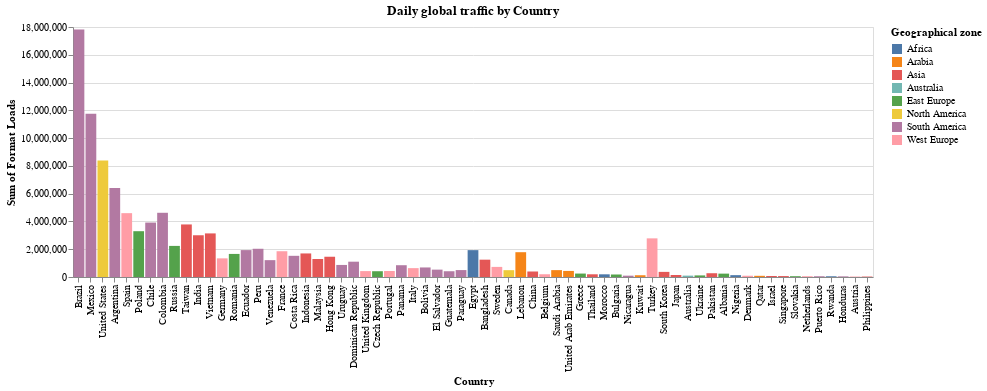

The cell this chart's notebook holds for it:
### Markdown cell above
#### ***TRAFFIC BY COUNTRY***

### Code cell
traffic_bycountry = alt.Chart(groupby_domains).mark_bar().encode(
    x=alt.X('Country', sort=alt.Sort(op="count",order="descending")),
    y='sum(Format Loads)',
    color= 'Geographical zone'
).properties(
    width=800,
    height=250,
    title=" Daily global traffic by Country"
)

traffic_bycountry.save('Graphs/traffic_bycountry.html')

traffic_bycountry

### Figure 1 — Vega-Lite specification as saved in the notebook (floating-point values rounded to 4 significant figures; data arrays with more than 128 entries replaced by an {"elided": "..."} marker saying what was removed)
{"config": {"view": {"continuousWidth": 400, "continuousHeight": 300}}, "data": {"name": "data-0845aab068edf06a6e1544cc0fc2b8b4"}, "mark": "bar", "encoding": {"color": {"type": "nominal", "field": "Geographical zone"}, "x": {"type": "nominal", "field": "Country", "sort": {"op": "count", "order": "descending"}}, "y": {"type": "quantitative", "aggregate": "sum", "field": "Format Loads"}}, "height": 250, "title": " Daily global traffic by Country", "width": 800, "$schema": "https://vega.github.io/schema/vega-lite/v4.8.1.json", "datasets": {"data-0845aab068edf06a6e1544cc0fc2b8b4": {"elided": "901 records"}}}
